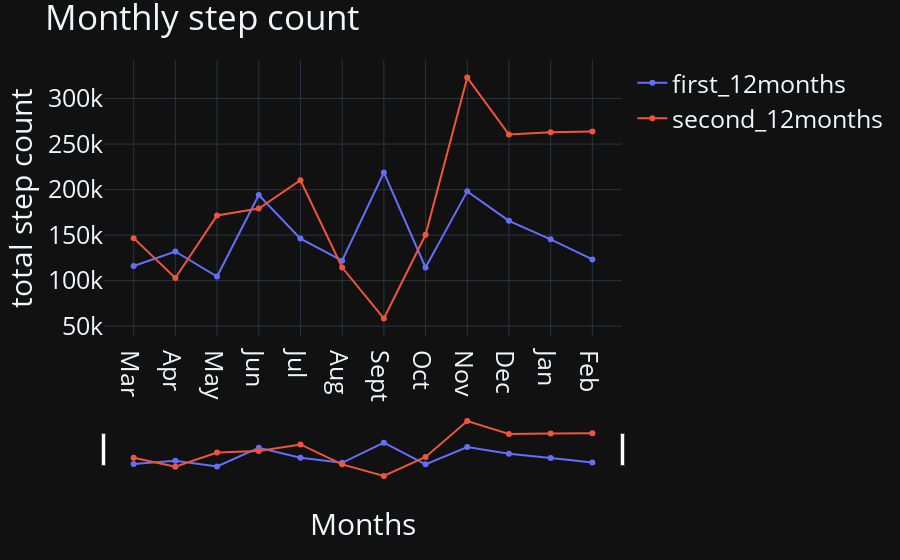

The notebook cell this image was saved under:
### Markdown cell above
### 2.6. Customizing the ranges to compare any 12 months start from any time

### Code cell
print('please enter an end month below')
print('for example, if u wanna it to be March 2019, then enter 2019,03')
user_input=input(' ')

try:

    # print(user_input)
    user_temp=user_input.split(',')
    # print(user_temp)
    year=int(user_temp[0])
    month=int(user_temp[1])


    temp_1=year_df.iloc[0:(month),year-2015].values
    temp_2=year_df.iloc[(month):,year-2016].values

    second_12=np.append(temp_2,temp_1)
#     print(second_12)

    temp_3=year_df.iloc[0:(month),year-2016].values
    temp_4=year_df.iloc[(month):,year-2017].values

    first_12=np.append(temp_4,temp_3)
    # print(first_12)

    date = ['Jan','Feb','Mar','Apr','May','Jun','Jul','Aug','Sept','Oct','Nov','Dec',]

    date_temp1=date[(month-1):]
    date_temp2=date[:(month-1)]
    new_date=date_temp1+date_temp2
    # print(new_date)


    enter_df_temp={
        'Month':pd.Series(new_date),
        'first_12months':pd.Series(first_12),
        'second_12months':pd.Series(second_12),
    }

    new_df=  pd.DataFrame(enter_df_temp)
    print(new_df)


    import plotly.express as px
    fig = px.line()  
    for i,n in enumerate(new_df.columns[1:7]):  
      fig.add_scatter(x=new_df['Month'], y= new_df[new_df.columns[i+1]], name= new_df.columns[i+1]) 

    fig.update_layout(  
    title = 'Monthly step count'
    ,xaxis_title = 'Months'  
    ,yaxis_title = 'total step count'  
    ,font = dict(size = 25)  
    ,template = 'plotly_dark' #"plotly", "plotly_white", "plotly_dark", "ggplot2", "seaborn", "simple_white", "none"  
    )  
    # fig.show()
    fig.update_xaxes(rangeslider_visible=True)  
    fig.show()

    # df1=new_df
    # fig.update_layout(  
    # updatemenus=[  
    # dict(  
    # type="buttons",  
    # direction="right",  
    # active=0,  
    # x=0.5,  
    # y=1.03,  
    # buttons=list([  
    # dict(label=df1.columns[1],  
    # method="update",  
    # args=[ {"visible": [True, False, False, False, False,False]},  
    # {'showlegend' : True}  
    # ]),  
    # dict(label=df1.columns[2],  
    # method="update",  
    # args=[ {"visible": [False, True, False, False, False,False]},  
    # {'showlegend' : True}  
    # ]),  

    # dict(label='All',  
    # method="update",  
    # args=[ {"visible": [True, True, True, True, True,True]},  
    # {'showlegend' : True}  
    # ]),  
    # ]),  
    # )  
    # ]  
    # )
except:
    print('please enter a correct end month')

### Figure 1 — Plotly figure (JSON) as saved in the notebook; plotly's stock layout.template omitted (floating-point values rounded to 4 significant figures)
{"data": [{"name": "first_12months", "type": "scatter", "x": ["Mar", "Apr", "May", "Jun", "Jul", "Aug", "Sept", "Oct", "Nov", "Dec", "Jan", "Feb"], "y": [116040, 132040, 104550, 194098, 146180, 121933, 218839, 114464, 198100, 165680, 145428, 123369]}, {"name": "second_12months", "type": "scatter", "x": ["Mar", "Apr", "May", "Jun", "Jul", "Aug", "Sept", "Oct", "Nov", "Dec", "Jan", "Feb"], "y": [146704, 102932, 171673, 179281, 210253, 114421, 58480, 150339, 323094, 260468, 263098, 263927]}], "layout": {"font": {"size": 25}, "legend": {"tracegroupgap": 0}, "margin": {"t": 60}, "title": {"text": "Monthly step count"}, "xaxis": {"anchor": "y", "domain": [0, 1], "rangeslider": {"visible": true}, "title": {"text": "Months"}}, "yaxis": {"anchor": "x", "domain": [0, 1], "title": {"text": "total step count"}}}}
